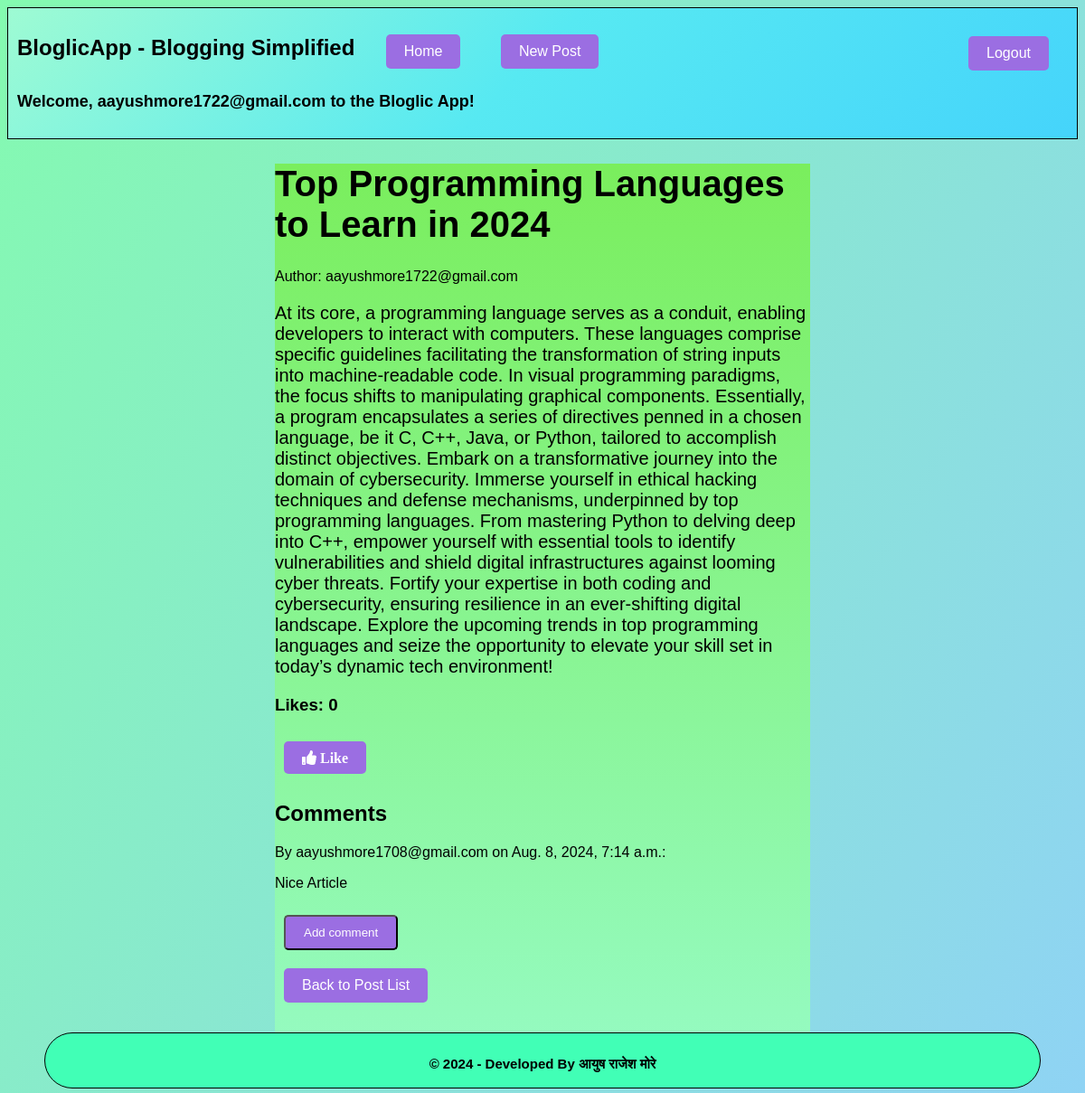
The app's page /blog/7/ (signed in) with its own data.
### BloglicApp/models.py (models this page shows, shortened)
class Post(models.Model):
    title = models.CharField(max_length=255)
    content = models.TextField()
    author = models.ForeignKey(User, on_delete=models.CASCADE)
    created_at = models.DateTimeField(auto_now_add=True)
    updated_at = models.DateTimeField(auto_now=True)
    likes = models.ManyToManyField(User, related_name='post_likes')
    CHOICES = (
        ('Draft', 'Draft'),
        ('Published', 'Published')
        )
    status = models.CharField(max_length=10, choices=CHOICES)

class Comment(models.Model):
    post = models.ForeignKey(Post, on_delete=models.CASCADE)
    author = models.ForeignKey(User, on_delete=models.CASCADE)
    content = models.TextField()
    created_at = models.DateTimeField(auto_now_add=True)

### BloglicApp/views.py (the view)
# urls.py: path('blog/<pk>/', views.post_detail, name='post_detail'),
def post_detail(request, pk):
    post = Post.objects.get(pk=pk)
    comments = post.comment_set.all()
    if request.method == 'POST':
        if not request.user.is_authenticated:
            return redirect('login')
        form = CommentForm(request.POST)
        if form.is_valid():
            comment = form.save(commit=False)
            comment.post = post
            comment.author = request.user
            comment.save()
            return redirect('post_detail', pk=pk)
    else:
        form = CommentForm()
    return render(request, 'blog/post_detail.html', {'post': post, 'comments': comments, 'form': form})

### BloglicApp/templates/blog/post_detail.html (shortened to what this page needs)
{% extends 'base.html' %}
{% block content %}
<div class="post-container">
    <div class="post-header">
        <h1>{{ post.title }}</h1>
        <p>Author: {{ post.author }}</p>
    </div>
    <div class="post-content">
        <p>{{ post.content }}</p>
    </div>
    <div class="likes-container">
        <h3>Likes: {{ post.likes.count }}</h3>
        {% if user.is_authenticated %}
        {% if user in post.likes.all %}
        <a href="{% url 'like_post' post.pk %}" class="fas fa-thumbs-down"> Unlike</a>
        {% else %}
        <a href="{% url 'like_post' post.pk %}" class="fas fa-thumbs-up"> Like</a>
        {% endif %}
        {% else %}
        <p>You must be logged in to like a post.</p>
        <a href="{% url 'login' %}">Login</a>
        {% endif %}
    </div>
    <div class="comments-container">
        <h2>Comments</h2>
        {% for comment in comments %}
        <div class="comment">
            <p>By {{ comment.author.username }} on {{ comment.created_at }}:</p>
            <p>{{ comment.content }}</p>
        </div>
        {% empty %}
        <p>No comments yet.</p>
        {% endfor %}
    </div>
    {% if user.is_authenticated %}
    <div class="add-comment-container">
        <button id="add-comment-button" class="btn btn-primary">Add comment</button>
    </div>
    {% else %}
    <p>You must be logged in to comment.</p>
    <a href="{% url 'login' %}">Login</a>
    {% endif %}
    <div class="back-to-post-list">
        <a href="{% url 'post_list' %}">Back to Post List</a>
    </div>
    {% if user == post.author %}
    <p>
        <a href="{% url 'post_update' post.pk %}">Edit Post</a>
        <a href="{% url 'post_delete' post.pk %}">Delete Post</a>
    </p>
    {% endif %}
</div>
{% endblock %}

### BloglicApp/templates/base.html (shortened to what this page needs)
{% load static %}
<!DOCTYPE html>
<html>
<head>
    <link rel="stylesheet" href="{% static 'css/style.css' %}">
    <link rel="stylesheet" href="https://cdnjs.cloudflare.com/ajax/libs/font-awesome/5.15.3/css/all.min.css" />
</head>
<body>
    <header>
        <nav>
            <ul>
                <li>
                    <h2><b>BloglicApp</b> - Blogging Simplified</h2>
                </li>
                <li><a href="{% url 'home' %}">Home</a></li>
                {% if request.user.is_authenticated %}
                <li><a href="{% url 'post_create' %}" class="link">New Post</a> </li>
        <li><h2 class="message">Welcome, {{ request.user.username }} to the Bloglic App!</h2></li>
                {% endif %}
                {% if request.user.is_authenticated %}
                <li class="righttop"><a href="{% url 'logout' %}">Logout</a></li>
                {% endif %}
            </ul>
        </nav>
    </header>
    <main>
        {% block content %}{% endblock %}
    </main>
    <footer>
        <p>&copy; 2024 - Developed By आयुष राजेश मोरे</p>
    </footer>
</body>
</html>

### BloglicApp/static/css/style.css (style rules this page uses)
body { font-family: Arial, sans-serif; background-image: linear-gradient(120deg, #84fab0 0%, #8fd3f4 100%); }
nav { background-image: linear-gradient(-225deg, #9EFBD3 0%, #57E9F2 48%, #45D4FB 100%); border: 1px solid black; }
a,.add-comment-form-button,#add-comment-button { background-color: #9b6ee2; color: white; padding: 10px 20px; text-decoration: none; margin:10px; border-radius: 5px; cursor: pointer; }
.righttop { position: absolute; top: 30px; right: 10px; }
.button, a { display: inline-block; vertical-align: middle; }
.message { font-size: 18px; margin-bottom: 20px; }
footer { position: fixed; bottom: 0; height: 40px; margin-bottom: 5px; width: 90%; left: 50%; transform: translateX(-50%); display: flex; justify-content: center; text-align: center; font-size: 15px; font-weight: bold; background-color: #41ffb6; padding: 10px; border-radius: 50px; border: 1px solid black; }
nav { background-color: #e4ee5f; padding: 10px; }
nav ul { list-style: none; margin: 0; padding: 0; display: inline-block; }
nav li { display: inline-block; margin-right: 20px; }
nav a { color: white; text-decoration: none; }
.link { font-size: 16px; text-decoration: none; margin: 0 10px; }
.post-container { background-image: linear-gradient(to top, #96fbc4 0%, #7aee5d 100%); width: 50%; align-items: center; align-self: center; margin: 0 auto; }
.post-header h1 { font-size: 40px; }
.post-content p { font-size: 20px; }

### records on screen
Post: title "Top Programming Languages to Learn in 2024", author "aayushmore1722@gmail.com", content "At its core, a programming language serves as a conduit, enabling developers to interact with computers. These languages comprise specific guidelines facilitating the transformation of string inputs into machine-readable code. In visual programming paradigms, the focus shifts to manipulating graphical components. Essentially, a program encapsulates a series of directives penned in a chosen language, be it C, C++, Java, or Python, tailored to accomplish distinct objectives. Embark on a transformative journey into the domain of cybersecurity. Immerse yourself in ethical hacking techniques and defense mechanisms, underpinned by top programming languages. From mastering Python to delving deep…", likes.count "0"
Comment: author.username "aayushmore1708@gmail.com", created_at "Aug. 8, 2024, 7:14 a.m.", content "Nice Article"

### other values on screen
{{ request.user.username }} "aayushmore1722@gmail.com"
